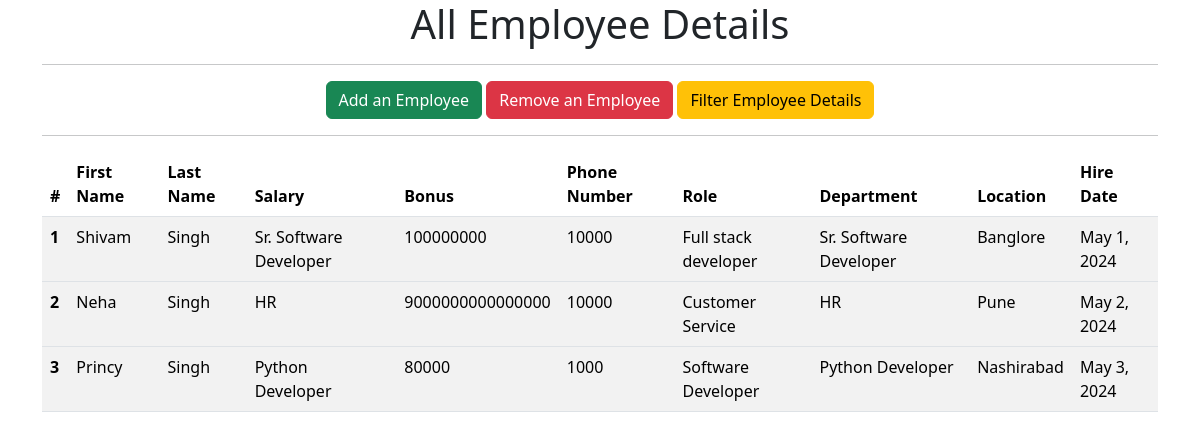
The page /view_emp on the database as committed earlier.
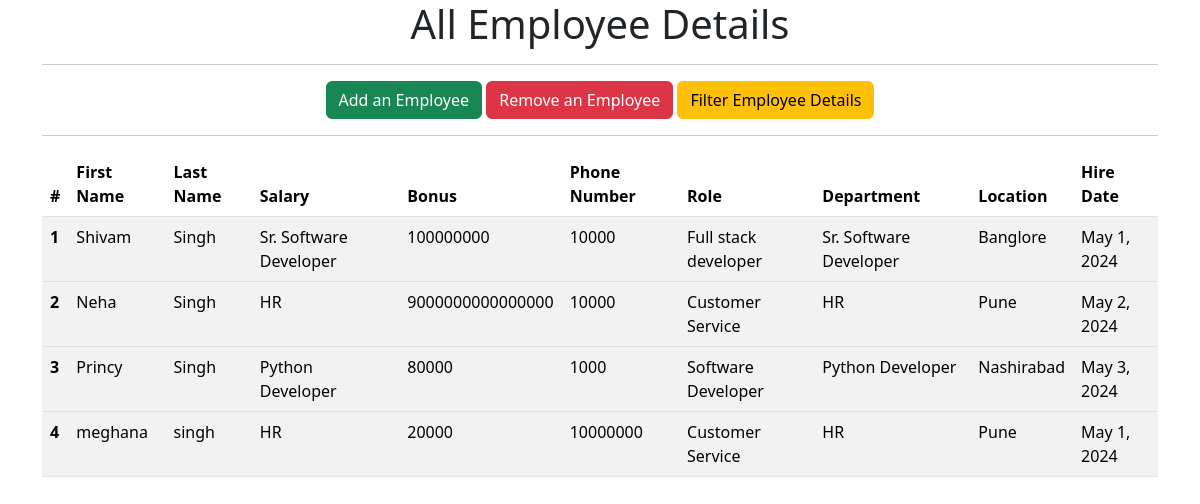
The same page on the database as committed later.
### emp_app/models.py (models this page shows, shortened)
class Employee (models.Model):
    first_name = models.CharField(max_length=100)
    last_name = models.CharField(max_length=100)
    dept = models.ForeignKey(Department,on_delete=models.CASCADE)
    salary = models.IntegerField(default=0)
    bonus = models.IntegerField(default=0)
    role = models.ForeignKey(Role, on_delete=models.CASCADE)
    phone = models.IntegerField(default=0)
    hire_date = models.DateField()

class Department (models.Model):
    name = models.CharField(max_length=100,null=False)
    location = models.CharField(max_length=100)
    def __str__(self):
        return self.name

class Role (models.Model):
    name = models.CharField(max_length=100,null=False)

### emp_app/views.py (the view)
# urls.py: path('view_emp',views.all_emp, name='all_emp'),
def all_emp(request):
    emps = Employee.objects.all()
    context = {
        'emps' : emps
    }
    return render(request,'view_emp.html',context,)

### emp_app/templates/view_emp.html (shortened to what this page needs)
<!doctype html>
<html lang="en">
  <head>
    <link href="https://cdn.jsdelivr.net/npm/bootstrap@5.3.3/dist/css/bootstrap.min.css" rel="stylesheet">
  </head>
  <body>
    <div class="container">
        <center>
          <h1>All Employee Details</h1> <hr>
          <a class="btn btn-success" href="/add_emp" role="button">Add an Employee</a>
          <a class="btn btn-danger" href="/remove_emp" role="button">Remove an Employee</a>
          <a class="btn btn-warning" href="/filter_emp" role="button">Filter Employee Details</a>
        </center>
        <hr>
        <table class="table table-striped">
          <thead>
            <tr>
              <th scope="col">#</th>
              <th scope="col">First Name</th>
              <th scope="col">Last Name</th>
              <th scope="col">Salary</th>
              <th scope="col">Bonus</th>
              <th scope="col">Phone Number</th>
              <th scope="col">Role</th>
              <th scope="col">Department</th>
              <th scope="col">Location</th>
              <th scope="col">Hire Date</th>
            </tr>
          </thead>
            {% for emp in emps %}
          <tbody>
            <tr>
              <th scope="row">{{emp.id}}</th>
              <td>{{emp.first_name}}</td>
              <td>{{emp.last_name}}</td>
              <td>{{emp.dept}}</td>
              <td>{{emp.salary}}</td>
              <td>{{emp.bonus}}</td>
              <td>{{emp.role.name}}</td>
              <td>{{emp.dept.name}}</td>
              <td>{{emp.dept.location}}</td>
              <td>{{emp.hire_date}}</td>
            </tr>
            {% endfor %}
          </tbody>
        </table>
    </div>
  </body>
</html>

Rows that differ between the two databases and show on the page:
added Employee: id "4", first_name "meghana", last_name "singh", dept "HR", salary "20000", bonus "10000000", role.name "Customer Service", dept.name "HR", dept.location "Pune", hire_date "May 1, 2024"
